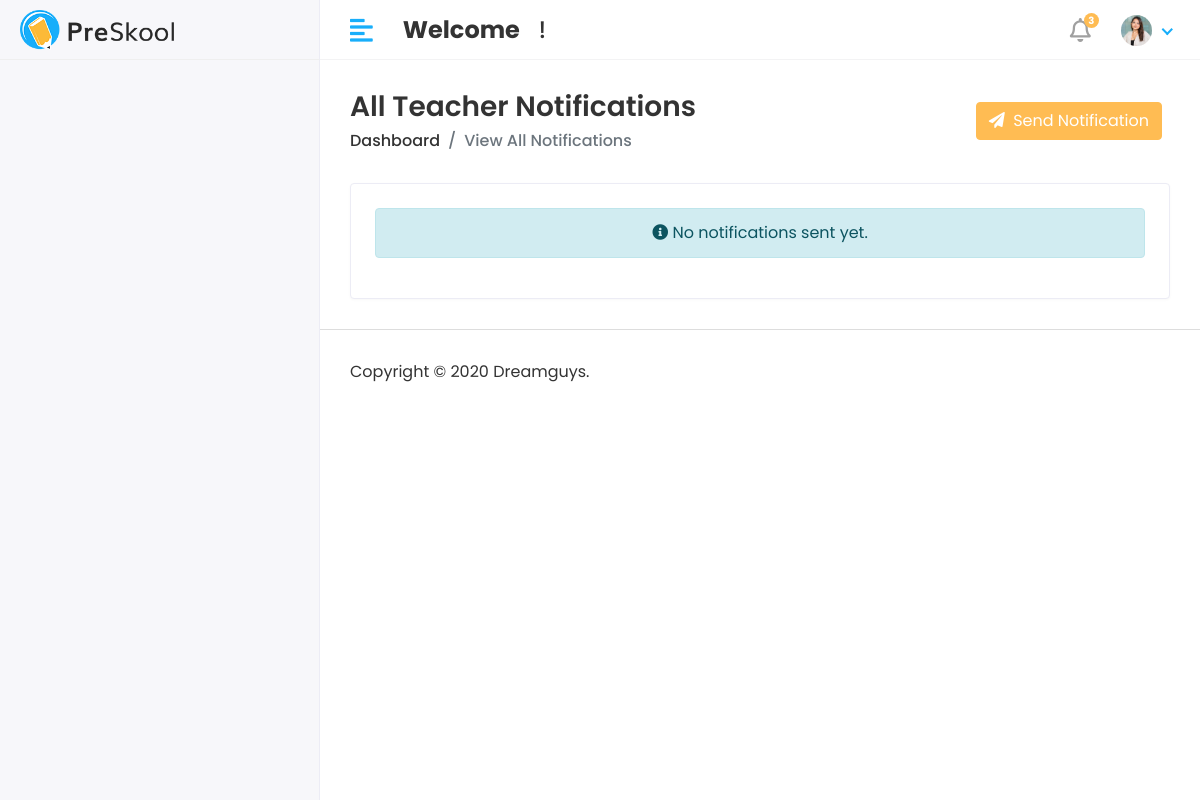
Page /administration/view-teacher-notifications/ on the earlier database version.
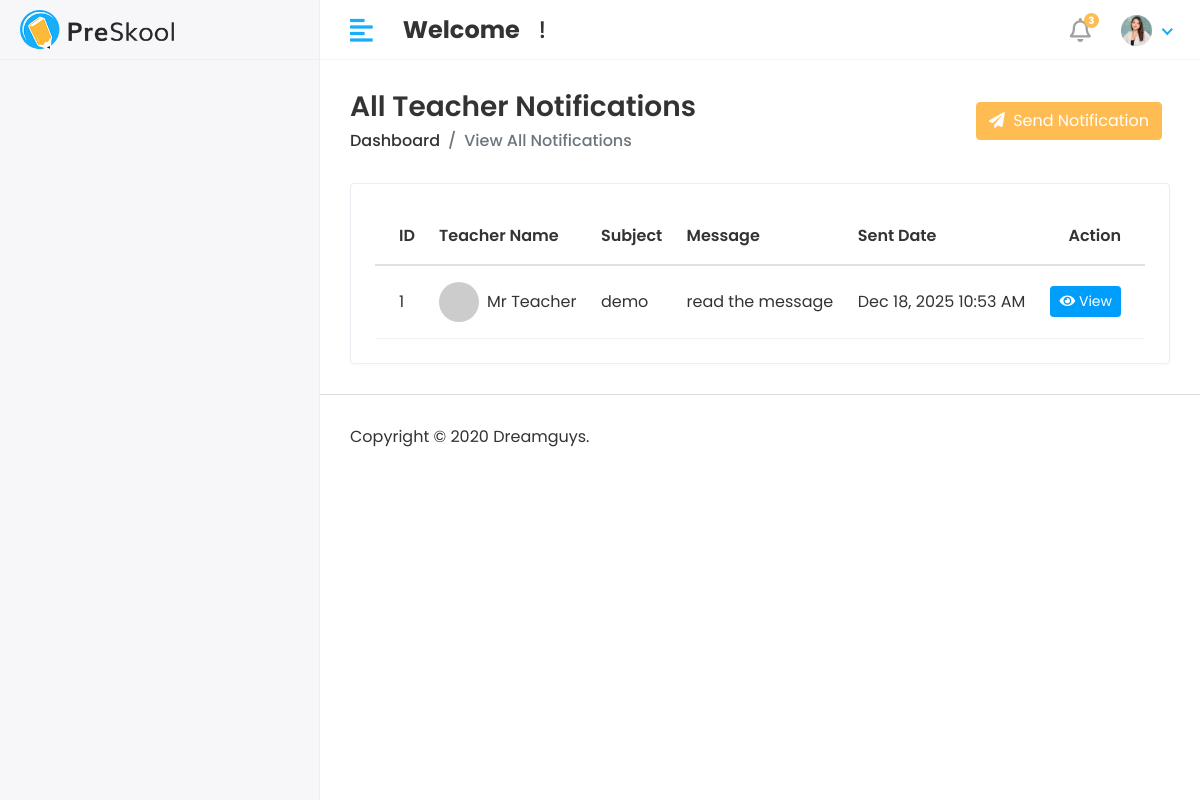
Same page on the later database version.
### teacher/models.py (models this page shows, shortened)
class TeacherNotification(models.Model):
    teacher_id = models.ForeignKey(TeacherInfo, on_delete=models.CASCADE)
    message = models.TextField()
    subject = models.CharField(max_length=250, null=True)
    created_at = models.DateTimeField(auto_now_add=True)
    class Meta:
        verbose_name_plural = "Notifications"

class TeacherInfo(models.Model):
    GENDER = [
        ("Male", "Male"),
        ("Female", "Female"),
        ("Other", "Other"),
    ]
    user = models.OneToOneField(
        User,
        on_delete=models.CASCADE,
        limit_choices_to={'user_type': 'Teacher'},
        related_name="teacher_profile"
    )
    teacher_user_id = models.CharField(
        unique=True,
        max_length=15,
        editable=False,
        db_index=True,
        blank=True,
        null=True,
        verbose_name="Teacher ID"
    )
    first_name = models.CharField(max_length=50, blank=True, null=True)
    last_name  = models.CharField(max_length=50, blank=True, null=True)
    gender     = models.CharField(max_length=10, choices=GENDER, blank=True, null=True)
    date_of_birth = models.DateField(blank=True, null=True)
    phone      = models.CharField(max_length=15, blank=True, null=True)
    email      = models.EmailField(blank=True, null=True)
    designation  = models.CharField(max_length=100, blank=True, null=True)
    joining_date = models.DateField(blank=True, null=True)
    qualification = models.CharField(max_length=200, blank=True, null=True)
    experience = models.CharField(max_length=100, blank=True, null=True)
    present_address  = models.TextField(blank=True, null=True)
    permanent_address = models.TextField(blank=True, null=True)
    profile_pic = models.ImageField(upload_to='teachers/', blank=True, null=True)
    created_at = models.DateTimeField(auto_now_add=True)
    class Meta:
        verbose_name_plural = "Teacher"

### administration/views.py (the view)
# urls.py: path('view-teacher-notifications/', view_teacher_notifications, name='view_teacher_notifications'),
def view_teacher_notifications(request):
    notifications = TeacherNotification.objects.all().select_related('teacher_id').order_by('-created_at')
    context = {
        'notifications': notifications,
    }
    return render(request, 'Admin/view_teacher_notifications.html', context)

### templates/Admin/view_teacher_notifications.html (shortened to what this page needs)
{% extends 'base.html' %}
{% block content %}
<div class="content container-fluid">
    <div class="page-header">
        <div class="row align-items-center">
            <div class="col">
                <h3 class="page-title">All Teacher Notifications</h3>
                <ul class="breadcrumb">
                    <li class="breadcrumb-item"><a href="{% url 'admin_home_page' %}">Dashboard</a></li>
                    <li class="breadcrumb-item active">View All Notifications</li>
                </ul>
            </div>
            <div class="col-auto text-right float-right ml-auto">
                <a href="{% url 'send_teacher_notification' %}" class="btn btn-primary mr-2">
                    <i class="fas fa-paper-plane mr-1"></i> Send Notification
                </a>
            </div>
        </div>
    </div>
    <div class="row">
        <div class="col-sm-12">
            <div class="card card-table">
                <div class="card-body">
                    {% if notifications %}
                        <div class="table-responsive">
                            <table class="table table-hover table-center mb-0 datatable">
                                <thead>
                                    <tr>
                                        <th>ID</th>
                                        <th>Teacher Name</th>
                                        <th>Subject</th>
                                        <th>Message</th>
                                        <th>Sent Date</th>
                                        <th class="text-right">Action</th>
                                    </tr>
                                </thead>
                                <tbody>
                                    {% for notification in notifications %}
                                    <tr>
                                        <td>{{ forloop.counter }}</td>
                                        <td>
                                            <h2 class="table-avatar">
                                                <a href="#" class="avatar avatar-sm mr-2">
                                                    {% if notification.teacher_id.profile_pic %}
                                                        <img class="avatar-img rounded-circle" src="{{ notification.teacher_id.profile_pic.url }}" alt="Teacher Image">
                                                    {% else %}
                                                        <img class="avatar-img rounded-circle" src="https://via.placeholder.com/150" alt="Teacher Image">
                                                    {% endif %}
                                                </a>
                                                <a href="#">{{ notification.teacher_id.first_name }} {{ notification.teacher_id.last_name }}</a>
                                            </h2>
                                        </td>
                                        <td>{{ notification.subject }}</td>
                                        <td>
                                            {% if notification.message|length > 50 %}
                                                {{ notification.message|slice:":50" }}...
                                            {% else %}
                                                {{ notification.message }}
                                            {% endif %}
                                        </td>
                                        <td>{{ notification.created_at|date:"M d, Y h:i A" }}</td>
                                        <td class="text-right">
                                            <button type="button" class="btn btn-sm btn-info" data-toggle="modal" data-target="#viewModal{{ notification.id }}">
                                                <i class="fas fa-eye"></i> View
                                            </button>
                                        </td>
                                    </tr>
                                    {% endfor %}
                                </tbody>
                            </table>
                        </div>
                    {% else %}
                        <div class="alert alert-info text-center" role="alert">
                            <i class="fas fa-info-circle"></i> No notifications sent yet.
                        </div>
                    {% endif %}
                </div>
            </div>
        </div>
    </div>
</div>
{% endblock %}

### templates/base.html (shortened to what this page needs)
{% load static %}
<!DOCTYPE html>
<html lang="en">
<head>
    <link rel="stylesheet" href="{% static 'assets/plugins/bootstrap/css/bootstrap.min.css' %}">
    <link rel="stylesheet" href="{% static 'assets/plugins/fontawesome/css/fontawesome.min.css' %}">
    <link rel="stylesheet" href="{% static 'assets/plugins/fontawesome/css/all.min.css' %}">
    <link rel="stylesheet" href="{% static 'assets/css/style.css' %}">
</head>
<body>
    <div class="main-wrapper">
        {% include "Includes/header.html" %}
        {% include "Includes/sidebar.html" %}
        <div class="page-wrapper">
            {% block content %}
            {% endblock %}
            {% include "Includes/footer.html" %}
        </div>
    </div>
</body>
</html>

### templates/Includes/header.html (shortened to what this page needs)
{% load static %}
<div class="header">
    <div class="header-left">
        <a href="#" class="logo">
            <img src="{% static 'assets/img/logo.png' %}" alt="Logo">
        </a>
    </div>
    <a href="javascript:void(0);" id="toggle_btn">
        <i class="fas fa-align-left"></i>
    </a>
    <div class="top-nav-search mt-3">
        <h4><strong>Welcome</strong><span>&nbsp;{{user.first_name}} {{user.last_name}}&nbsp;!</span></h4>
    </div>
    <ul class="nav user-menu">
        <li class="nav-item dropdown noti-dropdown">
            <a href="#" class="dropdown-toggle nav-link" data-toggle="dropdown">
                <i class="far fa-bell"></i> <span class="badge badge-pill">3</span>
            </a>
        </li>
        <li class="nav-item dropdown has-arrow">
            <a href="#" class="dropdown-toggle nav-link" data-toggle="dropdown">
                <span class="user-img">
                    {% if user.profile_pic %}
                        <img class="rounded-circle" src="{{ user.profile_pic.url }}" width="31" height="31" alt="{{ user.get_full_name|default:user.username }}">
                    {% else %}
                        <img class="rounded-circle" src="{% static 'assets/img/profiles/avatar-01.jpg' %}" width="31" height="31" alt="Default avatar">
                    {% endif %}
                </span>
            </a>
        </li>
    </ul>
</div>

### templates/Includes/sidebar.html (shortened to what this page needs)
{% load static %}
{% load active_link_tags %}
<div class="sidebar" id="sidebar">
    <div class="sidebar-inner slimscroll">
        <div id="sidebar-menu" class="sidebar-menu">
        </div>
    </div>
</div>

### templates/Includes/footer.html
<footer>
               <p>Copyright © 2020 Dreamguys.</p>
            </footer>

Differences in the rows shown:
added TeacherNotification: teacher_id.first_name "Mr", teacher_id.last_name "Teacher", subject "demo", message "read the message", created_at "Dec 18, 2025 10:53 AM"
Other differences:
text no longer shown: "No notifications sent yet."
text now shown: "ID Teacher Name Subject Message Sent Date Action"
